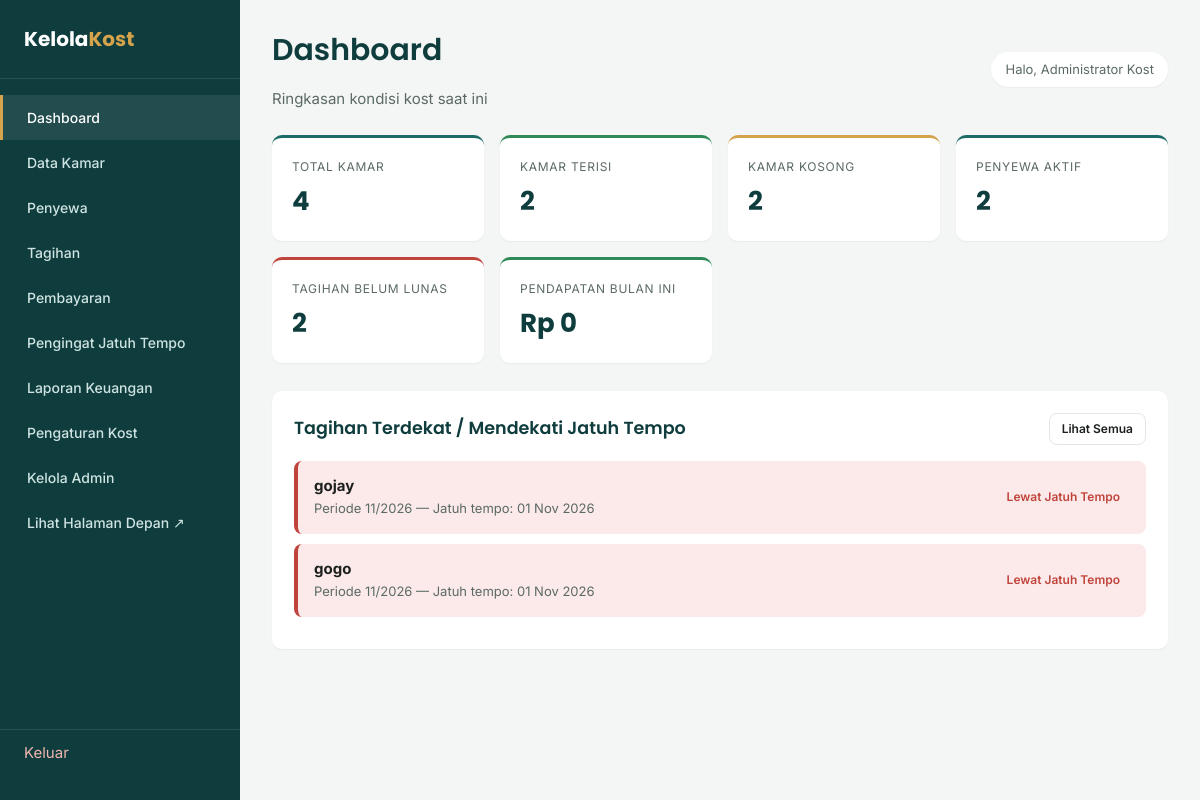
Screenshot of /dashboard.php (signed in) with the database file from the repository.
### tables this page shows
CREATE TABLE tagihan (
    id                  INT UNSIGNED  NOT NULL AUTO_INCREMENT,
    penyewa_id          INT UNSIGNED  NOT NULL,
    jumlah_tagihan      DECIMAL(12,2) NOT NULL DEFAULT 0,
    periode_bulan       TINYINT UNSIGNED NOT NULL,
    periode_tahun       SMALLINT UNSIGNED NOT NULL,
    tanggal_jatuh_tempo DATE          NOT NULL,
    status              ENUM('belum_lunas','lunas') NOT NULL DEFAULT 'belum_lunas',
    keterangan          VARCHAR(255)  NULL,
    created_at          TIMESTAMP     NOT NULL DEFAULT CURRENT_TIMESTAMP,
    PRIMARY KEY (id),
    KEY idx_tagihan_penyewa (penyewa_id),
    KEY idx_tagihan_periode (periode_tahun, periode_bulan),
    CONSTRAINT fk_tagihan_penyewa FOREIGN KEY (penyewa_id) REFERENCES penyewa (id)
        ON UPDATE CASCADE ON DELETE CASCADE
);

CREATE TABLE penyewa (
    id            INT UNSIGNED  NOT NULL AUTO_INCREMENT,
    nama          VARCHAR(100)  NOT NULL,
    kamar_id      INT UNSIGNED  NOT NULL,
    no_hp           VARCHAR(30)   NULL,
    email           VARCHAR(120)  NULL,
    email_penagihan VARCHAR(120)  NULL,
    no_ktp          VARCHAR(30)   NULL,
    tanggal_masuk DATE          NOT NULL,
    alamat_asal   TEXT          NULL,
    status        ENUM('aktif','nonaktif') NOT NULL DEFAULT 'aktif',
    password      VARCHAR(255)  NULL,
    created_at    TIMESTAMP     NOT NULL DEFAULT CURRENT_TIMESTAMP,
    PRIMARY KEY (id),
    UNIQUE KEY uq_penyewa_email (email),
    KEY idx_penyewa_kamar (kamar_id),
    CONSTRAINT fk_penyewa_kamar FOREIGN KEY (kamar_id) REFERENCES kamar (id)
        ON UPDATE CASCADE ON DELETE RESTRICT
);

### includes/functions.php (called while the page is built, shortened)
<?php
function e($value): string
{
    return htmlspecialchars((string) $value, ENT_QUOTES, 'UTF-8');
}
function rupiah($angka): string
{
    return 'Rp ' . number_format((float) $angka, 0, ',', '.');
}
function bulan_singkat(int $bulan): string
{
    $daftar = [
        1 => 'Jan', 2 => 'Feb', 3 => 'Mar', 4 => 'Apr',
        5 => 'Mei', 6 => 'Jun', 7 => 'Jul', 8 => 'Agu',
        9 => 'Sep', 10 => 'Oct', 11 => 'Nov', 12 => 'Des',
    ];
    return $daftar[$bulan] ?? '';
}
function tanggal_id($tanggal): string
{
    $ts = strtotime($tanggal);
    return date('d', $ts) . ' ' . bulan_singkat((int) date('n', $ts)) . ' ' . date('Y', $ts);
}

### dashboard.php (the view, shortened to what this page needs)
<?php
require_once __DIR__ . '/koneksi.php';
$totalKamar    = (int) $pdo->query('SELECT COUNT(*) FROM kamar')->fetchColumn();
$kamarTerisi   = (int) $pdo->query("SELECT COUNT(*) FROM kamar WHERE status = 'terisi'")->fetchColumn();
$kamarKosong   = (int) $pdo->query("SELECT COUNT(*) FROM kamar WHERE status = 'kosong'")->fetchColumn();
$penyewaAktif  = (int) $pdo->query("SELECT COUNT(*) FROM penyewa WHERE status = 'aktif'")->fetchColumn();
$tagihanBelum  = (int) $pdo->query("SELECT COUNT(*) FROM tagihan WHERE status = 'belum_lunas'")->fetchColumn();
$stmt = $pdo->prepare('SELECT COALESCE(SUM(jumlah_bayar), 0) FROM pembayaran WHERE MONTH(tanggal_bayar) = ? AND YEAR(tanggal_bayar) = ?');
$stmt->execute([(int) date('n'), (int) date('Y')]);
$pendapatan = (float) $stmt->fetchColumn();
$reminders = $pdo->query("
    SELECT t.*, p.nama
    FROM tagihan t
    JOIN penyewa p ON p.id = t.penyewa_id
    WHERE t.status = 'belum_lunas'
    ORDER BY t.tanggal_jatuh_tempo ASC, t.id ASC
    LIMIT 5
")->fetchAll();
$hariIni = strtotime(date('Y-m-d'));
require __DIR__ . '/includes/header.php';
?>
<div class="topbar">
    <div>
        <h1>Dashboard</h1>
        <p class="text-muted mb-0">Ringkasan kondisi kost saat ini</p>
    </div>
    <div class="user-chip">Halo, <?= e($_SESSION['admin_nama']) ?></div>
</div>
<div class="stat-grid">
    <div class="stat-card">
        <div class="label">Total Kamar</div>
        <div class="value"><?= $totalKamar ?></div>
    </div>
    <div class="stat-card success">
        <div class="label">Kamar Terisi</div>
        <div class="value"><?= $kamarTerisi ?></div>
    </div>
    <div class="stat-card accent">
        <div class="label">Kamar Kosong</div>
        <div class="value"><?= $kamarKosong ?></div>
    </div>
    <div class="stat-card">
        <div class="label">Penyewa Aktif</div>
        <div class="value"><?= $penyewaAktif ?></div>
    </div>
    <div class="stat-card danger">
        <div class="label">Tagihan Belum Lunas</div>
        <div class="value"><?= $tagihanBelum ?></div>
    </div>
    <div class="stat-card success">
        <div class="label">Pendapatan Bulan Ini</div>
        <div class="value"><?= rupiah($pendapatan) ?></div>
    </div>
</div>
<div class="card">
    <div class="card-header">
        <h3 class="mb-0">Tagihan Terdekat / Mendekati Jatuh Tempo</h3>
        <a href="pengingat.php" class="btn btn-outline btn-sm">Lihat Semua</a>
    </div>
    <?php if (empty($reminders)): ?>
        <div class="empty-state">Tidak ada tagihan yang perlu ditagih saat ini.</div>
    <?php else: ?>
        <?php foreach ($reminders as $r): ?>
            <?php
            $selisih = (int) floor((strtotime($r['tanggal_jatuh_tempo']) - $hariIni) / 86400);
            if ($selisih < 0) {
                $badgeClass = 'badge-danger';
                $badgeText  = 'Lewat Jatuh Tempo';
                $itemClass  = 'overdue';
            } elseif ($selisih <= 7) {
                $badgeClass = 'badge-warning';
                $badgeText  = $selisih === 0 ? 'Jatuh Tempo Hari Ini' : $selisih . ' Hari Lagi';
                $itemClass  = '';
            } else {
                $badgeClass = 'badge-neutral';
                $badgeText  = 'Akan Datang';
                $itemClass  = '';
            }
            ?>
            <div class="reminder-item <?= $itemClass ?>">
                <div class="info">
                    <strong><?= e($r['nama']) ?></strong>
                    <span>Periode <?= sprintf('%02d', $r['periode_bulan']) ?>/<?= (int) $r['periode_tahun'] ?> — Jatuh tempo: <?= tanggal_id($r['tanggal_jatuh_tempo']) ?></span>
                </div>
                <div>
                    <span class="badge <?= $badgeClass ?>">
                        <?= e($badgeText) ?>
                    </span>
                </div>
            </div>
        <?php endforeach; ?>
    <?php endif; ?>
</div>
<?php require __DIR__ . '/includes/footer.php'; ?>

### assets/css/style.css (style rules this page uses)
:root { --color-bg: #F4F6F5; --color-surface: #FFFFFF; --color-primary: #0F3D3E; --color-primary-light: #1B6B67; --color-accent: #D4A34C; --color-text: #1B1F1D; --color-text-muted:#5B6A66; --color-border: #E1E7E5; --color-success: #2E8B57; --color-success-bg:#E7F5EC; --color-danger: #C1443C; --color-danger-bg: #FBEAE9; --color-warning-bg:#FFF6E5; --radius: 10px; --shadow-sm: 0 1px 2px rgba(15, 61, 62, 0.06); --shadow-md: 0 4px 16px rgba(15, 61, 62, 0.08); --sidebar-width: 240px; --font-display: 'Poppins', sans-serif; --font-body: 'Inter', sans-serif; }
* { box-sizing: border-box; }
html, body { margin: 0; padding: 0; background: var(--color-bg); color: var(--color-text); font-family: var(--font-body); font-size: 15px; line-height: 1.5; }
h1, h2, h3, h4 { font-family: var(--font-display); font-weight: 600; margin: 0 0 8px 0; color: var(--color-primary); }
a { color: var(--color-primary-light); text-decoration: none; }
.topbar { display: flex; justify-content: space-between; align-items: center; margin-bottom: 24px; flex-wrap: wrap; gap: 12px; }
.topbar .user-chip { background: var(--color-surface); padding: 8px 14px; border-radius: 20px; font-size: 13px; box-shadow: var(--shadow-sm); color: var(--color-text-muted); }
.stat-grid { display: grid; grid-template-columns: repeat(auto-fit, minmax(200px, 1fr)); gap: 16px; margin-bottom: 28px; }
.stat-card { background: var(--color-surface); border-radius: var(--radius); padding: 20px; box-shadow: var(--shadow-sm); border-top: 3px solid var(--color-primary-light); }
.stat-card.accent { border-top-color: var(--color-accent); }
.stat-card.danger { border-top-color: var(--color-danger); }
.stat-card.success { border-top-color: var(--color-success); }
.stat-card .label { font-size: 12px; text-transform: uppercase; letter-spacing: 0.06em; color: var(--color-text-muted); margin-bottom: 6px; }
.stat-card .value { font-family: var(--font-display); font-size: 26px; font-weight: 700; color: var(--color-primary); }
.card { background: var(--color-surface); border-radius: var(--radius); padding: 22px; box-shadow: var(--shadow-sm); margin-bottom: 24px; }
.card-header { display: flex; justify-content: space-between; align-items: center; margin-bottom: 16px; flex-wrap: wrap; gap: 10px; }
.btn { display: inline-block; padding: 10px 18px; border-radius: 8px; border: none; font-family: var(--font-body); font-weight: 600; font-size: 14px; cursor: pointer; text-align: center; }
.btn-outline { background: transparent; border: 1px solid var(--color-border); color: var(--color-text); }
.btn-sm { padding: 6px 12px; font-size: 12px; }
.badge { display: inline-block; padding: 4px 10px; border-radius: 999px; font-size: 12px; font-weight: 600; }
.badge-danger { background: var(--color-danger-bg); color: var(--color-danger); }
.reminder-item { display: flex; justify-content: space-between; align-items: center; padding: 14px 16px; border-radius: 8px; background: var(--color-warning-bg); margin-bottom: 10px; border-left: 4px solid var(--color-accent); flex-wrap: wrap; gap: 8px; }
.reminder-item.overdue { background: var(--color-danger-bg); border-left-color: var(--color-danger); }
.reminder-item .info strong { display: block; color: var(--color-text); }
.reminder-item .info span { font-size: 13px; color: var(--color-text-muted); }
.text-muted { color: var(--color-text-muted); }
.mb-0 { margin-bottom: 0; }

### rows the page displays
tagihan: penyewa.nama "gojay", periode_bulan "11", periode_tahun "2026", tanggal_jatuh_tempo "01 Nov 2026", tanggal_jatuh_tempo "Lewat Jatuh Tempo"
tagihan: penyewa.nama "gogo", periode_bulan "11", periode_tahun "2026", tanggal_jatuh_tempo "01 Nov 2026", tanggal_jatuh_tempo "Lewat Jatuh Tempo"

### other values shown
$_SESSION['admin_nama'] "Administrator Kost"
$totalKamar "4"
$kamarTerisi "2"
$kamarKosong "2"
$penyewaAktif "2"
$tagihanBelum "2"
rupiah($pendapatan) "Rp 0"
